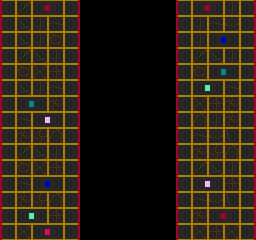

This game map was drawn from its Tiled (.tmx) file and the tilesets committed beside it. A one-line description and the full map source follow:
An orthogonal 16x15 tile map with 16x16 px tiles, 1 tile layer (front) and 1 object (Waterfall).

<map version="1.0" orientation="orthogonal" width="16" height="15" tilewidth="16" tileheight="16">
 <tileset firstgid="1" name="tiles1" tilewidth="16" tileheight="16">
  <image source="../../../img/tiles/tiles0.gif" trans="ff00ff" width="256" height="256" />
 </tileset>
 <layer name="front" width="16" height="15">
  <data encoding="csv">
97,98,83,84,104,0,0,0,0,0,0,113,83,84,100,104,
113,99,100,101,120,0,0,0,0,0,0,97,100,101,102,120,
97,99,100,114,104,0,0,0,0,0,0,113,100,67,68,104,
113,98,99,100,120,0,0,0,0,0,0,97,98,99,100,120,
97,114,115,116,104,0,0,0,0,0,0,113,114,71,72,104,
113,99,100,101,120,0,0,0,0,0,0,97,69,70,101,120,
97,71,72,117,104,0,0,0,0,0,0,113,115,116,117,104,
113,101,85,86,120,0,0,0,0,0,0,97,119,100,117,120,
97,117,118,119,104,0,0,0,0,0,0,113,101,102,103,104,
113,98,99,100,120,0,0,0,0,0,0,97,117,118,119,120,
97,114,115,116,104,0,0,0,0,0,0,113,98,99,100,104,
113,101,67,68,120,0,0,0,0,0,0,97,85,86,116,120,
97,117,118,119,104,0,0,0,0,0,0,113,101,102,103,104,
113,69,70,116,120,0,0,0,0,0,0,97,117,83,84,120,
97,115,81,82,120,0,0,0,0,0,0,113,115,116,115,120
</data>
 </layer>
 <objectgroup name="objects" width="16" height="15">
  <properties>
   <property name="map_tile" value="8" />
   <property name="rarity" value="0" />
   <property name="tags" value="[&quot;waterfall_mid&quot;]" />
  </properties>
  <object name="Waterfall" gid="232" x="120" y="128">
   <properties>
    <property name="position" value="1" />
   </properties>
  </object>
 </objectgroup>
</map>
